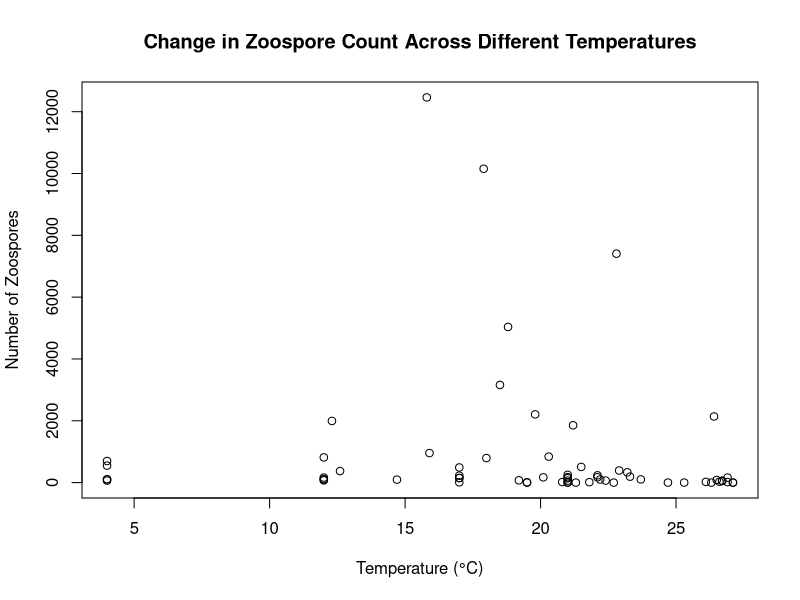
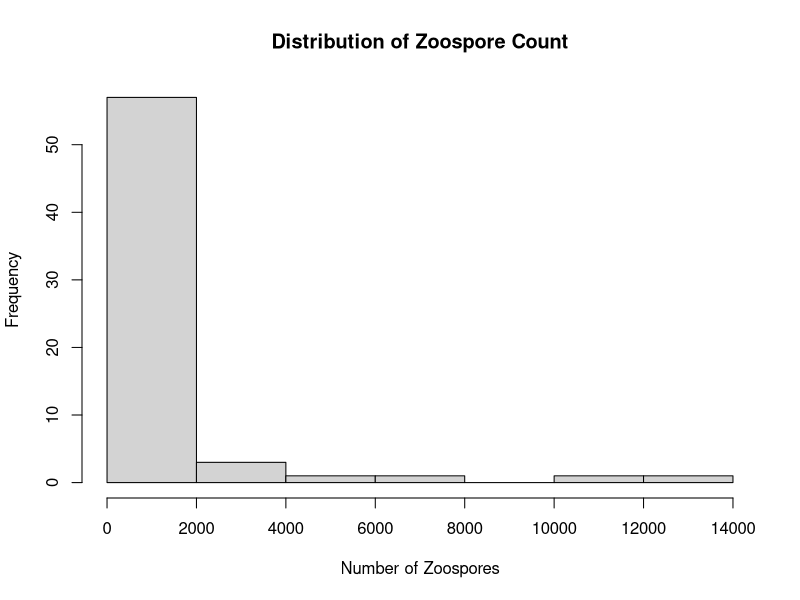
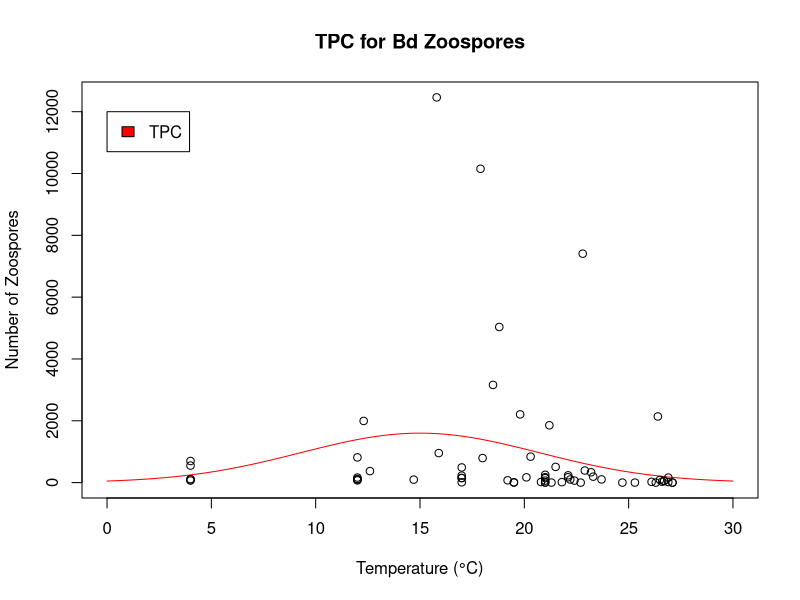
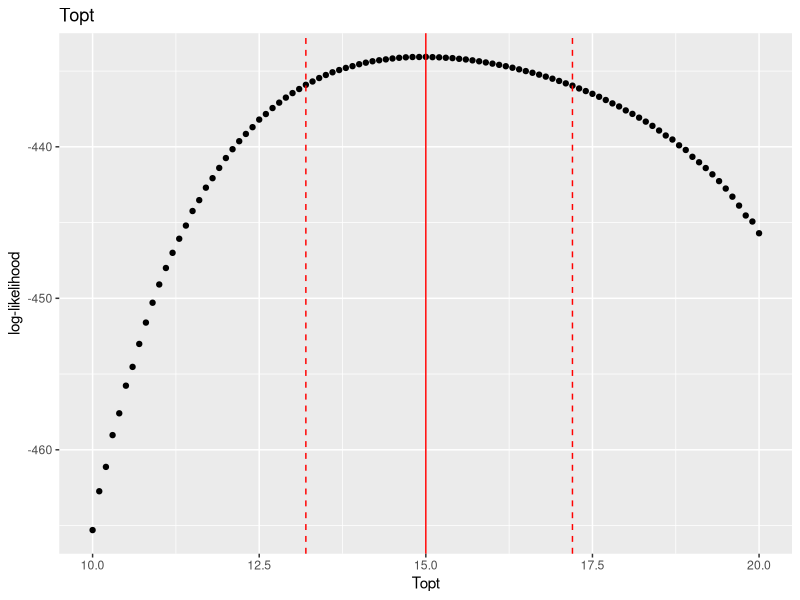
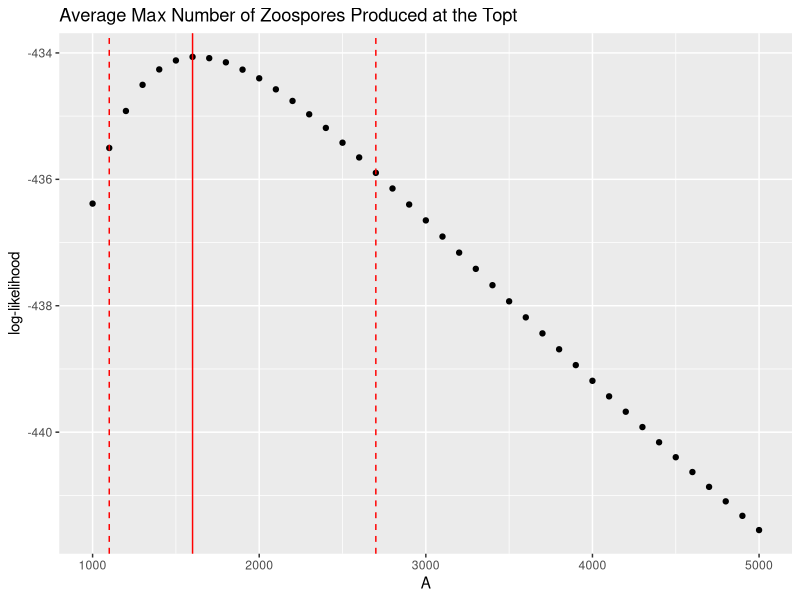
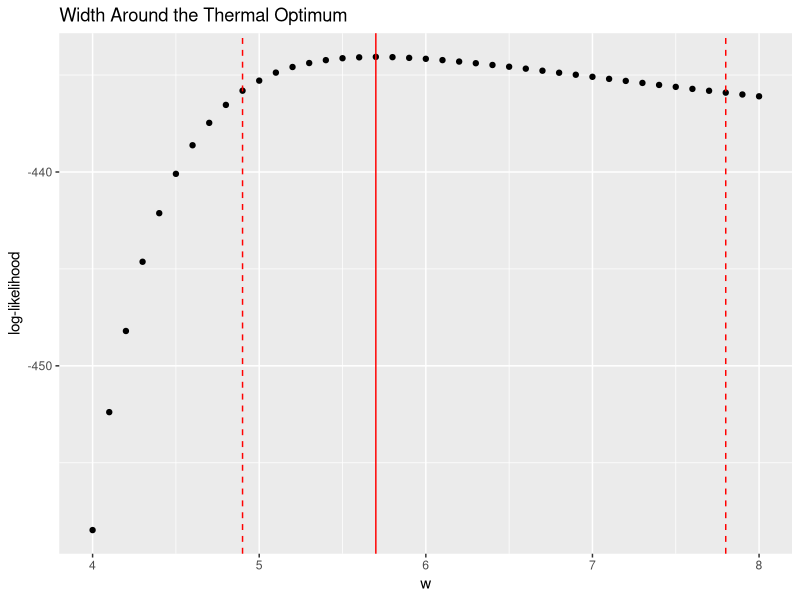
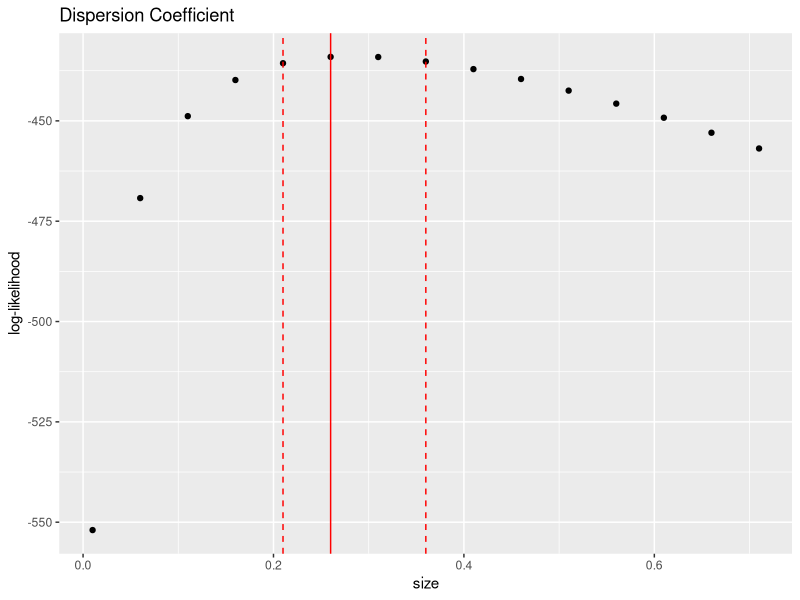

Here is the R script that generated these plots, in order:
## ---- chunk 1
library(tidyverse)
## ---- chunk 2
data <- read.csv("Combined Chytrid Data.csv") 

# Max Temperature in the combined dataset
max(data$Temperature)
data$Zoospores <- as.integer(data$Zoospores)

# Plot of the combined zoospore and temperature data
plot(data$Temperature,data$Zoospores, 
     main = "Change in Zoospore Count Across Different Temperatures", 
     xlab = "Temperature (°C)",
     ylab = "Number of Zoospores")

# Distribution of zoospore count in the combined dataset 
hist(data$Zoospores, main = "Distribution of Zoospore Count", 
     xlab = "Number of Zoospores")
## ---- chunk 3
# Function for evaluating the log-likelihood of all observations 
LL_eval <- function(data, A, Topt, w, size){
  
  mean <- round(A*exp(-(data$Temperature-Topt)^2/(2*w^2)))
  
 return(sum(dnbinom(x = data$Zoospores, size = size, mu = mean, log = T)))
  
}

# Testing if the function works 
LL_eval(data, A = 10, Topt = 15, w = 1, size = 1)
## ---- chunk 4
# Parameters to test 
combinations <- expand.grid(A = seq(1000,5000,100), 
                            Topt = seq(10,20,0.1), 
                            w = seq(4, 8, 0.1),
                            size = seq(0.01, 0.75, 0.05))

# Identifying the parameters that are most likely to describe our data
LL <- NULL

for (i in 1:nrow(combinations)){
  LL[[i]] <- LL_eval(data, A = combinations$A[i], 
                     Topt = combinations$Topt[i], 
                     w = combinations$w[i],
                     size = combinations$size[i])
}

LL <- as.data.frame(do.call(rbind, LL))
colnames(LL) <- c("LL")
# The maximum likelihood estimate of each parameter
MLE <- data.frame(combinations, LL) %>% subset(LL == max(LL)) 
MLE
## ---- chunk 5
# TPC over the data
temperature <- seq(0, 30, length = 100)
plot(temperature, MLE$A*exp(-(temperature-MLE$Topt)^2/(2*MLE$w^2)), type = "l", 
     ylim = c(0,max(data$Zoospores)), main = "TPC for Bd Zoospores", 
     xlab = "Temperature (°C)", ylab = "Number of Zoospores", col = "red")
points(data$Temperature,data$Zoospores)
legend(0, 12000, legend = "TPC", fill = "red")
## ---- chunk 6
# For Topt
data.frame(combinations, LL) %>% 
  subset(A == MLE$A & w == MLE$w &  size == MLE$size) %>% 
  subset(abs(LL - MLE$LL) < qchisq(0.95,df=1)/2) %>% 
  summarise(upperCI_Topt = max(Topt), lowerCI_Topt = min(Topt))

# For A
data.frame(combinations, LL) %>% 
  subset(Topt == MLE$Topt & w == MLE$w &  size == MLE$size) %>% 
  subset(abs(LL - MLE$LL) < qchisq(0.95,df=1)/2) %>% 
  summarise(upperCI_A = max(A), lowerCI_A = min(A))

# For w
data.frame(combinations, LL) %>% 
  subset(Topt == MLE$Topt & A == MLE$A &  size == MLE$size) %>% 
  subset(abs(LL - MLE$LL) < qchisq(0.95,df=1)/2) %>% 
  summarise(upperCI_w = max(w), lowerCI_w = min(w))

# For size
data.frame(combinations, LL) %>% 
  subset(Topt == MLE$Topt & A == MLE$A &  w == MLE$w) %>% 
  subset(abs(LL - MLE$LL) < qchisq(0.95,df=1)/2) %>% 
  summarise(upperCI_size = max(size), lowerCI_size = min(size))
## ---- chunk 7
# For Topt
data.frame(combinations, LL) %>% 
  subset(A == MLE$A & w == MLE$w &  size == MLE$size) %>% 
  subset(is.finite(LL)) %>% ggplot(aes(x = Topt, y = LL)) + geom_point() +
  labs(title = "Topt", y = "log-likelihood") +
  geom_vline(xintercept = MLE$Topt, color = "red") +
  geom_vline(xintercept = 13.2, color = "red", linetype = "dashed") +
  geom_vline(xintercept = 17.2, color = "red", linetype = "dashed")

# For  A
data.frame(combinations, LL) %>% 
  subset(Topt == MLE$Topt & w == MLE$w & size == MLE$size) %>%
  subset(is.finite(LL)) %>% ggplot(aes(x = A, y = LL)) + geom_point() +
  labs(title = "Average Max Number of Zoospores Produced at the Topt", 
        y = "log-likelihood") +
  geom_vline(xintercept = MLE$A, color = "red") +
  geom_vline(xintercept = 1100, color = "red", linetype = "dashed") +
  geom_vline(xintercept = 2700, color = "red", linetype = "dashed")

# For w
data.frame(combinations, LL) %>% 
  subset(A == MLE$A & Topt == MLE$Topt &  size == MLE$size) %>%
  subset(is.finite(LL)) %>% ggplot(aes(x = w, y = LL)) + geom_point() +
  labs(title = "Width Around the Thermal Optimum", y = "log-likelihood") +
  geom_vline(xintercept = MLE$w, color = "red") +
  geom_vline(xintercept = 4.9, color = "red", linetype = "dashed") +
  geom_vline(xintercept = 7.8, color = "red", linetype = "dashed")

# For size
data.frame(combinations, LL) %>%
  subset(A == MLE$A & Topt == MLE$Topt &  w == MLE$w) %>% 
  subset(is.finite(LL)) %>% ggplot(aes(x = size, y = LL)) + geom_point() +
  labs(title = "Dispersion Coefficient", y = "log-likelihood") +
  geom_vline(xintercept = MLE$size, color = "red") +
  geom_vline(xintercept = 0.21, color = "red", linetype = "dashed") +
  geom_vline(xintercept = 0.36, color = "red", linetype = "dashed")
